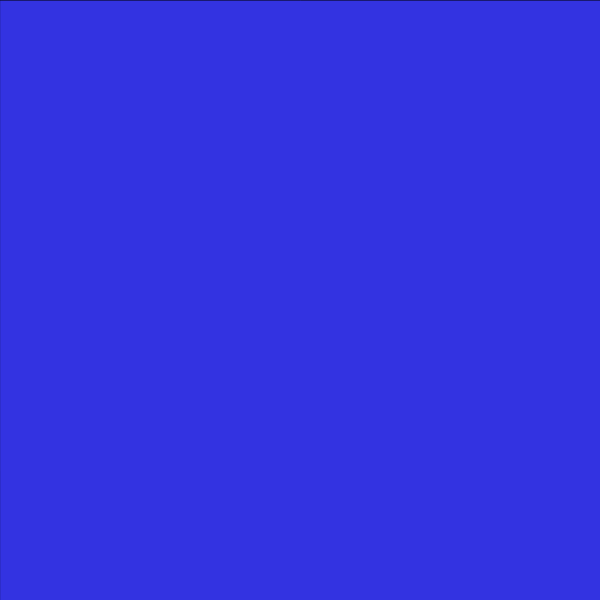
Frame 1 (no input)
Frame 60 (no input): identical to frame 1, image omitted
Frame 120 (the mouse pressed at the canvas centre since frame 60): identical to frame 1, image omitted

The p5.js sketch that drew this single still picture (run headless with seeded random() and noise() and a simulated clock; from frame 60 on, the mouse is pressed at the canvas centre):

// p5.js sketch
// ── sketch.js
// *Click One Box project
function setup(){
    createCanvas(600, 600);
    background(0, 255, 0);
}
let valueR = 51;
let valueG = 51;
let valueB = 225;
function draw(){
    rectMode(RADIUS);
    fill(valueR, valueG, valueB);
    rect(600, 600, 600, 600);
}

function mouseClicked(){

}
